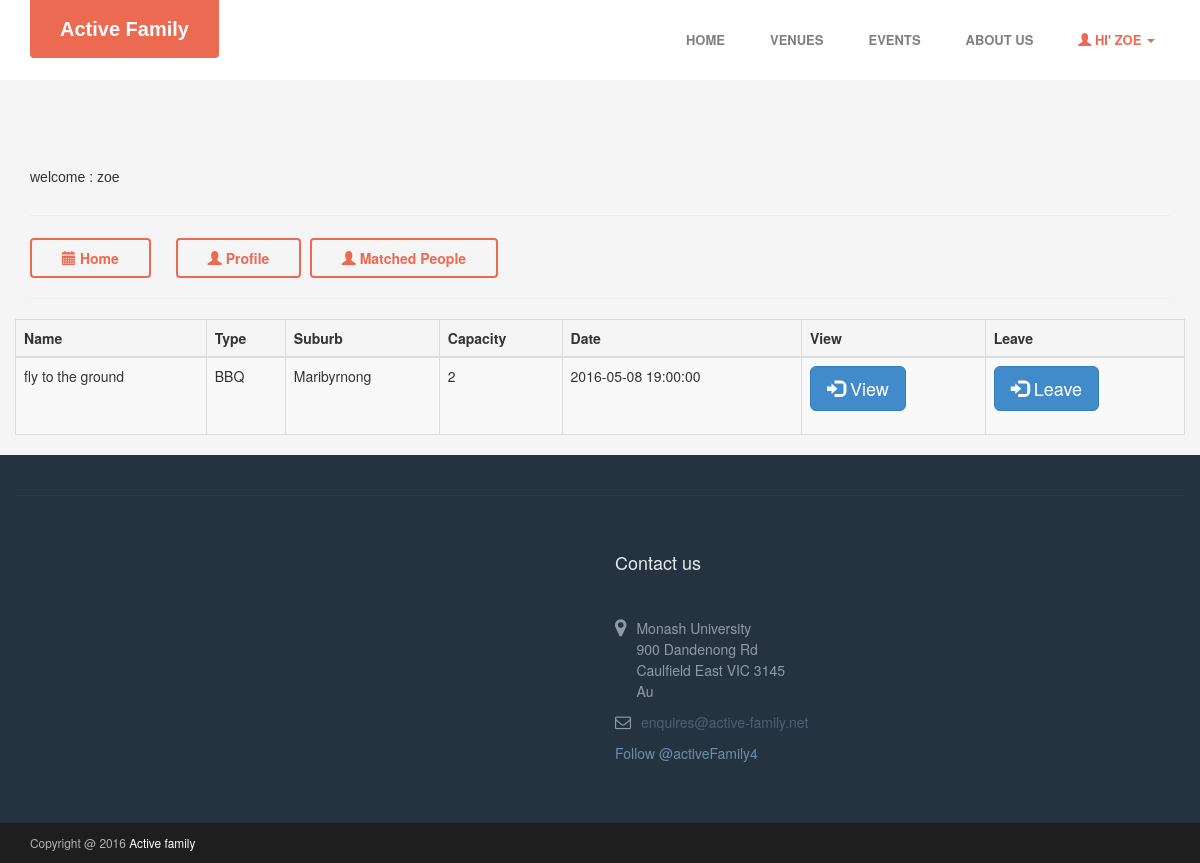
The page /user/joinedEvent.php (signed in) on the database its author committed.
### tables this page shows
CREATE TABLE `users` (
  `user_id` int(11) NOT NULL,
  `user_name` varchar(15) NOT NULL,
  `user_email` varchar(40) NOT NULL,
  `user_pass` varchar(255) NOT NULL,
  `joining_date` timestamp NOT NULL DEFAULT CURRENT_TIMESTAMP,
  `rating_status` varchar(11) NOT NULL
);

CREATE TABLE `eventParticipant` (
  `eventId` int(11) NOT NULL,
  `user_id` int(11) NOT NULL
);

CREATE TABLE `events` (
  `eventId` int(60) NOT NULL,
  `create_user_id` int(60) NOT NULL,
  `eventName` varchar(255) DEFAULT NULL,
  `eventDescription` text,
  `type` varchar(60) DEFAULT NULL,
  `address` text NOT NULL,
  `suburb` varchar(70) NOT NULL,
  `capacity` int(60) DEFAULT NULL,
  `curr_capa` int(11) DEFAULT NULL,
  `date` datetime DEFAULT NULL,
  `status` varchar(25) NOT NULL
);

### user/class.user.php (called while the page is built, shortened)
<?php
class USER
{
	private $conn;
	public function __construct()
	{
		$database = new Database();
		$db = $database->dbConnection();
		$this->conn = $db;
    }
	public function runQuery($sql)
	{
		$stmt = $this->conn->prepare($sql);
		return $stmt;
	}
}
?>

### user/joinedEvent.php (the view, shortened to what this page needs)
<?php
include('../include/config.php');
require_once("class.user.php");
$auth_user = new USER();
$user_id = $_SESSION['user_session'];
$sql = "SELECT * FROM events e, eventParticipant p where p.user_id = '$user_id' and e.eventId = p.eventId";
$stmt = $pdo->query($sql);
$list = $stmt->fetchAll(PDO::FETCH_ASSOC);
$sql2 = $auth_user->runQuery("SELECT * FROM users WHERE user_id=:user_id");
$sql2->execute(array(":user_id"=>$user_id));
$userRow = $sql2->fetch(PDO::FETCH_ASSOC);
?>
<!DOCTYPE html PUBLIC "-//W3C//DTD XHTML 1.0 Transitional//EN" "http://www.w3.org/TR/xhtml1/DTD/xhtml1-transitional.dtd">
<html xmlns="http://www.w3.org/1999/xhtml">
<head>
    <link rel="stylesheet" href="assets/plugins/bootstrap/css/bootstrap.min.css">
    <link rel="stylesheet" href="assets/plugins/font-awesome/css/font-awesome.css">
    <link rel="stylesheet" href="assets/plugins/flexslider/flexslider.css">
    <link id="theme-style" rel="stylesheet" href="assets/css/styles.css">
    <link rel="stylesheet" href="css/bootstrap.min.css"/>
    <link rel="stylesheet" href="css/custom.css"/>
    <link rel="stylesheet" href="style.css" type="text/css"  />
    <link rel="stylesheet" href="https://cdn.datatables.net/t/bs/jq-2.2.0,dt-1.10.11,r-2.0.2/datatables.min.css"/>
    <link rel="stylesheet" href="style.css" type="text/css"  />
</head>
<body style="background-color: #f5f5f5">
<header id="header" class="header navbar-fixed-top" style="position: relative; background-color: white">
    <div class="container">
        <h1 class="logo">
            <a href="http://active-family.net"><span class="logo-icon"></span><span class="text">Active Family</span></a>
        </h1>
        <nav class="main-nav navbar-right" role="navigation">
            <div id="navbar-collapse" class="navbar-collapse collapse">
                <ul class="nav navbar-nav">
                    <li class="nav-item"><a href="../index.php">Home</a></li>
                    <li class="nav-item"><a href="../map/index.php">Venues</a></li>
                    <li class="nav-item"><a href="../event/index.php">Events</a></li>
                    <li class="nav-item"><a href="../about.php">About Us</a></li>
                    <li class="active nav-item dropdown" id="notlogedin">
                        <a href="#" class="dropdown-toggle" data-toggle="dropdown" data-delay="0" data-close-others="flase">
                            <span class="glyphicon glyphicon-user"></span>&nbsp;Hi' <?php echo $userRow['user_name']; ?>&nbsp;<span class="caret"></span></a>
                    </li>
                </ul>
            </div>
        </nav>
    </div>
</header>
<div class="container-fluid" style="margin-top:80px;">
    <div class="container">
        <label class="h5">welcome : <?php print($userRow['user_name']); ?></label>
        <hr />
        <h2>
            <a href="home.php" class="btn btn-cta btn-cta-secondary"><span class="glyphicon glyphicon-calendar"></span> Home</a> &nbsp;
            <a href="profile.php" class="btn btn-cta btn-cta-secondary"><span class="glyphicon glyphicon-user"></span> Profile</a>
            <a href="match.php" class="btn btn-cta btn-cta-secondary"><span class="glyphicon glyphicon-user"></span> Matched People</a>
        </h2>
        <hr />
        <div class='row'>
            <table id='event' class="table table-striped table-bordered" style="width: 100%">
                <thead>
                <tr>
                    <th>Name</th>
                    <th>Type</th>
                    <th>Suburb</th>
                    <th>Capacity</th>
                    <th>Date</th>
                    <th>View</th>
                    <th>Leave</th>
                </tr>
                </thead>
                <tbody>
                <?php
                $btnView = array();
                $i = 0;
                foreach ($list as $val){
                    $btnView[$i] = "btnView".$i;
                    $btnLeave[$i] = "btnLeave".$i;
                    $eventId = $val['eventId'];
                    ?>
                    <tr>
                        <td>
                            <?php echo $val['eventName'];?>
                        </td>
                        <td>
                            <?php echo $val['type'];?>
                        </td>
                        <td>
                            <?php echo $val['suburb'];?>
                        </td>
                        <td>
                            <?php echo $val['capacity'];?>
                        </td>
                        <td>
                            <?php echo $val['date'];?>
                        </td>
                        <td >
                            <div class="form-group">
                                <button type="submit" name="<?php echo $btnView[$i]?>" class="btn btn-primary btn-lg" onclick="window.location.href='../event/view.php?eventId=<?php echo $eventId; ?>'">
                                    <i class="glyphicon glyphicon-log-in"></i> View
                                </button>
                            </div>
                        </td>
                        <td>
                            <form method="post">
                                <button type="submit" name="<?php echo $btnLeave[$i]?>" class="btn btn-primary btn-lg">
                                    <i class="glyphicon glyphicon-log-in"></i> Leave
                                </button>
                            </form>
                        </td>
                    </tr>
                    <?php $i++; }?>
                </tbody>
            </table>
        </div>
    </div>
</div>
<?php
include('../include/footer.php')
?>
</body>
</html>

### user/assets/css/styles.css (style rules this page uses)
body { font-family: 'Roboto', arial, sans-serif; color: #444444; font-size: 16px; -webkit-font-smoothing: antialiased; -moz-osx-font-smoothing: grayscale; }
a { color: #ec6952; -webkit-transition: all 0.4s ease-in-out; -moz-transition: all 0.4s ease-in-out; -ms-transition: all 0.4s ease-in-out; -o-transition: all 0.4s ease-in-out; }
.btn, a.btn { -webkit-transition: all 0.4s ease-in-out; -moz-transition: all 0.4s ease-in-out; -ms-transition: all 0.4s ease-in-out; -o-transition: all 0.4s ease-in-out; font-weight: bold; }
a.btn-cta, .btn-cta { padding: 8px 30px; }
a.btn-cta-secondary, .btn-cta-secondary { background: none; border: 2px solid #ec6952; color: #ec6952; }
.header { color: #fff; width: 100%; position: relative; z-index: 40; height: 80px; }
.header h1.logo { font-family: "Roboto Slab", arial, sans-serif; margin-top: 0; margin-bottom: 0; font-weight: bold; font-size: 15px; float: left; }
.header h1.logo a { color: #fff; padding: 15px 30px; display: inline-block; text-align: center; line-height: 1.4; max-width: 200px; background: #ec6952; -webkit-border-top-right-radius: 0; -webkit-border-bottom-right-radius: 4px; -webkit-border-bottom-left-radius: 4px; -webkit-border-top-left-radius: 0; -moz-border-radius-topright: 0; -moz-border-radius-bottomright: 4px; -moz-border-radius-bottomleft: 4px; -moz-border-radius-topleft: 0; border-top-right-radius: 0; border-bottom-right-radius: 4px; border-bottom-left-radius: 4px; border-top-left-radius: 0; -moz-background-clip: padding; -webkit-background-clip: padding-box; background-clip: padding-box; -webkit-transition: color 0.4s ease-in-out; -moz-transition: color 0.4s ease-in-out; -ms-transition: color 0.4s ease-in-out; -o-transition: color 0.4s ease-in-out; position: relative; font-size: 20px; }
.header .main-nav { margin-top: 15px; }
.header .main-nav .nav .nav-item { font-weight: normal; background: none; font-weight: bold; text-transform: uppercase; font-size: 13px; margin-right: 15px; }
.header .main-nav .nav .nav-item.active a { color: #ec6952; background: none; font-weight: bold; }
.header .main-nav .nav .nav-item a { color: grey; background: none; font-weight: bold; }
.header .main-nav .nav .nav-item.active { color: #ec6952; }
@media (min-width: 768px) { .header { height: inherit; } }
@media (min-width: 768px) { .header.navbar-fixed-top { position: relative; } }
@media (min-width: 768px) { .header h1.logo { float: none; text-align: center; } }
@media (min-width: 768px) { .header h1.logo a { margin: 0 auto; } }
@media (min-width: 768px) { .header .main-nav .nav .nav-item { margin-right: 10px; } }
@media (min-width: 768px) { .main-nav.navbar-right { float: none !important; } }
@media (min-width: 768px) { .navbar-collapse.collapse { text-align: center; } }
@media (min-width: 768px) { .navbar-collapse.collapse .navbar-nav { float: none; margin: 0 auto; display: inline-block; } }
@media (min-width: 992px) { .header { height: 80px; } }
@media (min-width: 992px) { .header.navbar-fixed-top { position: fixed; } }
@media (min-width: 992px) { .main-nav { float: right !important; } }
@media (min-width: 992px) { .header h1.logo { float: left; margin: inherit; } }
@media (min-width: 992px) { .header .main-nav .nav .nav-item { margin-right: 15px; } }
@media (min-width: 992px) { .main-nav.navbar-right { float: right !important; } }
@media (min-width: 992px) { .navbar-fixed-top .navbar-collapse { padding-left: 15px; padding-right: 15px; } }

### user/css/custom.css (style rules this page uses)
a { color: #fff; }

### user/style.css (style rules this page uses)
body { background:#f1f9f9; }
.h5 { font-family:Verdana, Geneva, sans-serif; }
h1 { font-family:Verdana, Geneva, sans-serif; }

### rows shown on the page
users: user_name "ZOE", user_name "zoe"
eventparticipant: events.eventName "fly to the ground", events.type "BBQ", events.suburb "Maribyrnong", events.capacity "2", events.date "2016-05-08 19:00:00"
